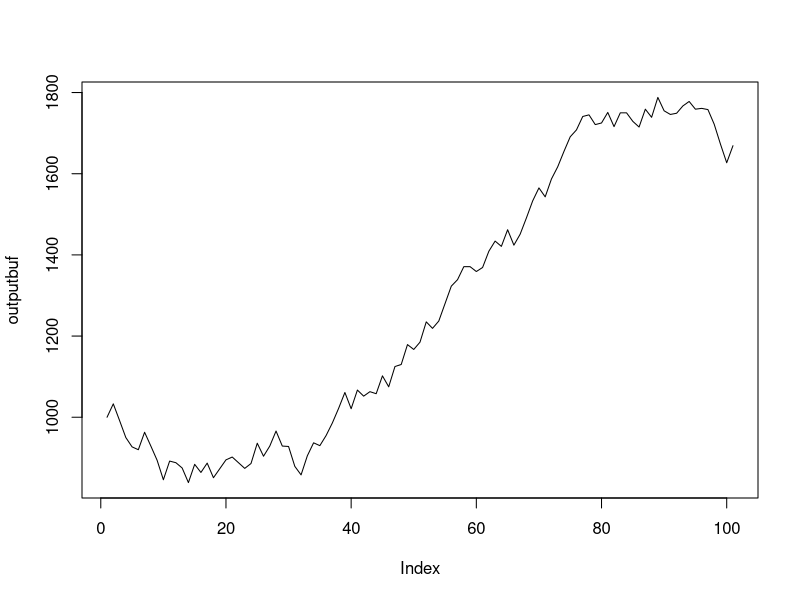

Recreate this plot in R.
# Привет мир, будем пробовать...
print("HelloWorld")

# Generate random number with point 14 digits after ,
# 2-size of array; 1,10-range
x <- runif(1,1,10)
print(x)

# Generate whole number
# 1:10-range; 10-size of array; replace-repeats are allowed
x <- sample(1:10, 10, replace = TRUE)
print(x)


#Experiment with real think
price_delta <- sample(-50:50, 100, replace = TRUE)
price <- 1000

# outputbuf <- vector()
outputbuf <- price
for (delta in price_delta) {
  outputbuf <- c(outputbuf,  tail(outputbuf, n=1)+delta)
}

plot(outputbuf, type="l")